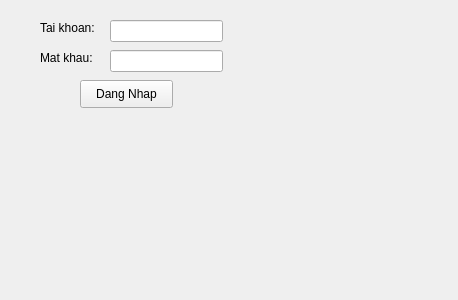
<?xml version="1.0" encoding="UTF-8"?>
<ui version="4.0">
 <class>Form</class>
 <widget class="QWidget" name="Form">
  <property name="geometry">
   <rect>
    <x>0</x>
    <y>0</y>
    <width>458</width>
    <height>300</height>
   </rect>
  </property>
  <property name="windowTitle">
   <string>Form</string>
  </property>
  <widget class="QLabel" name="label">
   <property name="geometry">
    <rect>
     <x>40</x>
     <y>20</y>
     <width>81</width>
     <height>16</height>
    </rect>
   </property>
   <property name="text">
    <string>Tai khoan: </string>
   </property>
  </widget>
  <widget class="QLabel" name="label_2">
   <property name="geometry">
    <rect>
     <x>40</x>
     <y>50</y>
     <width>71</width>
     <height>16</height>
    </rect>
   </property>
   <property name="text">
    <string>Mat khau: </string>
   </property>
  </widget>
  <widget class="QPushButton" name="nut_dang_nhap">
   <property name="geometry">
    <rect>
     <x>80</x>
     <y>80</y>
     <width>93</width>
     <height>28</height>
    </rect>
   </property>
   <property name="text">
    <string>Dang Nhap</string>
   </property>
  </widget>
  <widget class="QLineEdit" name="o_nhap_mat_khau">
   <property name="geometry">
    <rect>
     <x>110</x>
     <y>50</y>
     <width>113</width>
     <height>22</height>
    </rect>
   </property>
   <property name="echoMode">
    <enum>QLineEdit::Password</enum>
   </property>
  </widget>
  <widget class="QLineEdit" name="o_nhap_tai_khoan">
   <property name="geometry">
    <rect>
     <x>110</x>
     <y>20</y>
     <width>113</width>
     <height>22</height>
    </rect>
   </property>
  </widget>
 </widget>
 <resources/>
 <connections/>
</ui>
